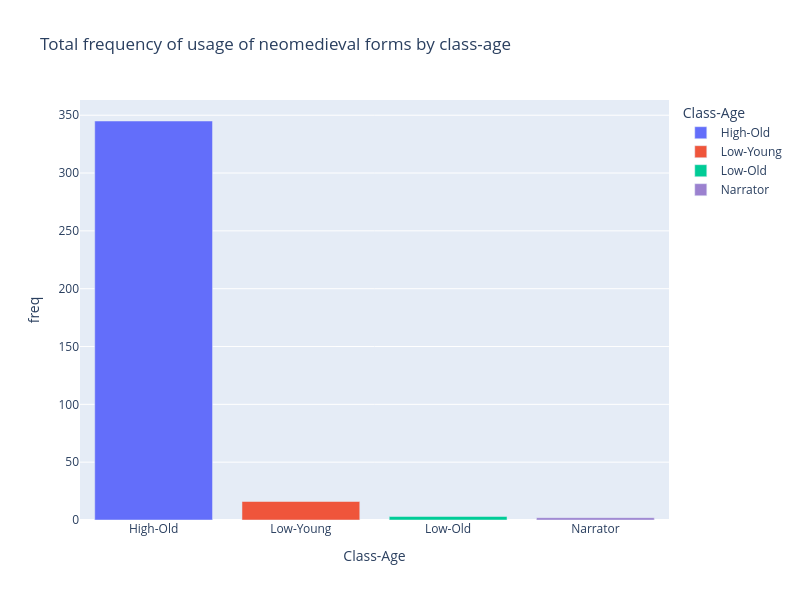

Write notebook code for a chart like this one.
### Code cell
# Represent the previous table
fig = px.bar(class_freq_df.to_pandas(), y='freq', x='Class-Age', color='Class-Age',
             color_discrete_map=color_map, title='Total frequency of usage of neomedieval forms by class-age',
             width= 800, height= 600)
fig.show()

### Figure 1 — Plotly figure (JSON) as saved in the notebook; plotly's stock layout.template omitted (floating-point values rounded to 4 significant figures)
{"data": [{"hovertemplate": "Class-Age=%{x}<br>freq=%{y}<extra></extra>", "legendgroup": "High-Old", "marker": {"color": "#636efa", "pattern": {"shape": ""}}, "name": "High-Old", "orientation": "v", "showlegend": true, "textposition": "auto", "type": "bar", "x": ["High-Old"], "xaxis": "x", "y": [345], "yaxis": "y"}, {"hovertemplate": "Class-Age=%{x}<br>freq=%{y}<extra></extra>", "legendgroup": "Low-Young", "marker": {"color": "#ef553b", "pattern": {"shape": ""}}, "name": "Low-Young", "orientation": "v", "showlegend": true, "textposition": "auto", "type": "bar", "x": ["Low-Young"], "xaxis": "x", "y": [16], "yaxis": "y"}, {"hovertemplate": "Class-Age=%{x}<br>freq=%{y}<extra></extra>", "legendgroup": "Low-Old", "marker": {"color": "#00cc96", "pattern": {"shape": ""}}, "name": "Low-Old", "orientation": "v", "showlegend": true, "textposition": "auto", "type": "bar", "x": ["Low-Old"], "xaxis": "x", "y": [3], "yaxis": "y"}, {"hovertemplate": "Class-Age=%{x}<br>freq=%{y}<extra></extra>", "legendgroup": "Narrator", "marker": {"color": "#9b81cf", "pattern": {"shape": ""}}, "name": "Narrator", "orientation": "v", "showlegend": true, "textposition": "auto", "type": "bar", "x": ["Narrator"], "xaxis": "x", "y": [2], "yaxis": "y"}], "layout": {"barmode": "relative", "height": 600, "legend": {"title": {"text": "Class-Age"}, "tracegroupgap": 0}, "title": {"text": "Total frequency of usage of neomedieval forms by class-age"}, "width": 800, "xaxis": {"anchor": "y", "categoryarray": ["High-Old", "Low-Young", "Low-Old", "Narrator"], "categoryorder": "array", "domain": [0, 1], "title": {"text": "Class-Age"}}, "yaxis": {"anchor": "x", "domain": [0, 1], "title": {"text": "freq"}}}}
